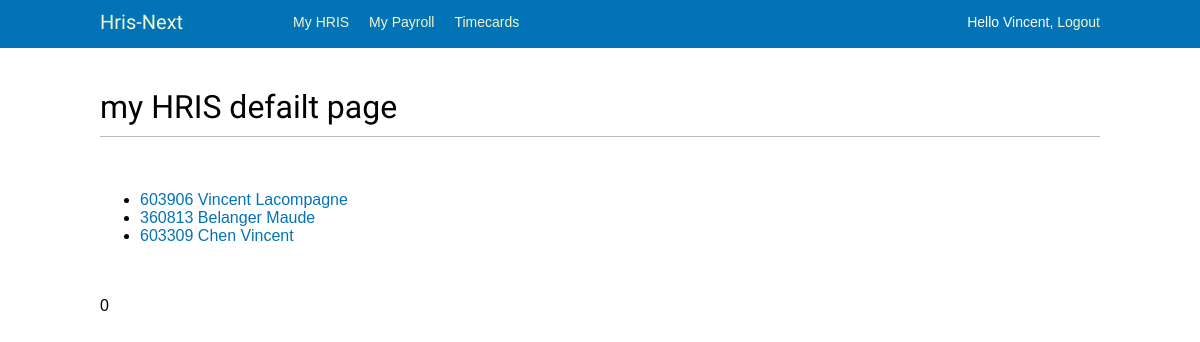
Before: /hris/ (signed in) with the older database file.
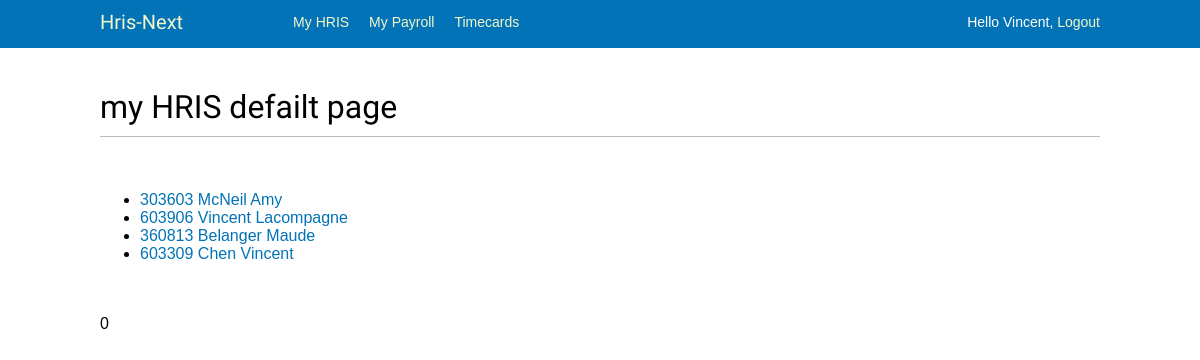
After: the same page with the newer database file.
### hris/models.py (models this page shows, shortened)
class Employee(models.Model):
    first_name = models.CharField(max_length=50, help_text='Enter employee\'s first name')
    last_name = models.CharField(max_length=50, help_text='Enter employee\'s last name')
    birthdate = models.DateField()
    sin_number = models.IntegerField()
    salary = models.DecimalField(max_digits = 16, decimal_places = 5)
    employee_number = models.IntegerField()
    hire_date = models.DateField()
    street_no = models.CharField(max_length=10, default=' ',help_text='Enter employee\'s address')
    street_name = models.CharField(max_length=50, default=' ',help_text='Enter employee\'s address')
    city = models.CharField(max_length=50, default=' ', help_text='Enter employee\'s address')
    post_code = models.CharField(max_length=7, default=' ',help_text='Enter employee\'s postal code')
    class Meta:
        ordering = ['last_name', 'first_name','birthdate']

### hris/views.py (the view)
# urls.py: path('', views.index, name='index'),
@login_required(login_url='/accounts/login')
def index(request):
    latest_employees_list = Employee.objects.all()
    num_visits = request.session.get('num_visits', 0)
    request.session['num_visits'] = num_visits + 1
    context = {
        'latest_employees_list' : latest_employees_list ,
        'num_visits' : num_visits,
    }
    return render(request, 'hris/index.html', context=context)

### hris/templates/hris/index.html
{% extends "base_generic.html" %}
{% load static %}
{% block content %}
<link rel="stylesheet" type="text/css" href="{% static 'css/base.css' %}">
<h1>my HRIS defailt page</h1>
<br>
{% if latest_employees_list %}
    <ul>
    {% for employee in latest_employees_list %}
        <li><a href="{% url "hris:employee-detail" employee.id %}">{{ employee.employee_number }}  {{ employee.first_name }}  {{ employee.last_name }}</a></li>
    {% endfor %}
            <br>
    </ul>
{% else %}
    <p>No employee are available.</p>
{% endif %}
<br>
{{ num_visits }}
{% endblock %}

Changed rows visible on the page:
added Employee: employee_number "303603", first_name "McNeil", last_name "Amy"
